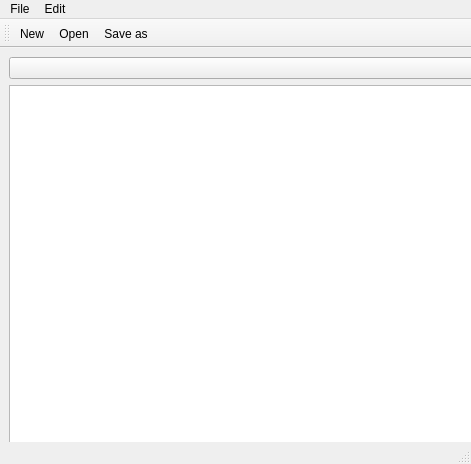
<?xml version="1.0" encoding="UTF-8"?>
<ui version="4.0">
 <class>MainWindow</class>
 <widget class="QMainWindow" name="MainWindow">
  <property name="geometry">
   <rect>
    <x>0</x>
    <y>0</y>
    <width>471</width>
    <height>464</height>
   </rect>
  </property>
  <property name="windowTitle">
   <string>MainWindow</string>
  </property>
  <widget class="QWidget" name="centralwidget">
   <widget class="QWidget" name="verticalLayoutWidget">
    <property name="geometry">
     <rect>
      <x>9</x>
      <y>9</y>
      <width>781</width>
      <height>541</height>
     </rect>
    </property>
    <layout class="QVBoxLayout" name="verticalLayout">
     <item>
      <widget class="QComboBox" name="comboBox"/>
     </item>
     <item>
      <widget class="QTextEdit" name="textEdit"/>
     </item>
    </layout>
   </widget>
  </widget>
  <widget class="QMenuBar" name="menubar">
   <property name="enabled">
    <bool>true</bool>
   </property>
   <property name="geometry">
    <rect>
     <x>0</x>
     <y>0</y>
     <width>471</width>
     <height>25</height>
    </rect>
   </property>
   <widget class="QMenu" name="menuFile">
    <property name="title">
     <string>File</string>
    </property>
    <addaction name="actionNew"/>
    <addaction name="actionOpen"/>
    <addaction name="actionSave_as"/>
   </widget>
   <widget class="QMenu" name="menuEdit">
    <property name="title">
     <string>Edit</string>
    </property>
   </widget>
   <addaction name="menuFile"/>
   <addaction name="menuEdit"/>
  </widget>
  <widget class="QStatusBar" name="statusbar"/>
  <widget class="QToolBar" name="toolBar">
   <property name="windowTitle">
    <string>toolBar</string>
   </property>
   <attribute name="toolBarArea">
    <enum>TopToolBarArea</enum>
   </attribute>
   <attribute name="toolBarBreak">
    <bool>false</bool>
   </attribute>
   <addaction name="actionNew"/>
   <addaction name="actionOpen"/>
   <addaction name="actionSave_as"/>
  </widget>
  <action name="actionNew">
   <property name="text">
    <string>New</string>
   </property>
  </action>
  <action name="actionOpen">
   <property name="text">
    <string>Open</string>
   </property>
  </action>
  <action name="actionSave_as">
   <property name="text">
    <string>Save as</string>
   </property>
  </action>
  <action name="actionPrint">
   <property name="text">
    <string>Print</string>
   </property>
  </action>
  <action name="actionExit">
   <property name="text">
    <string>Exit</string>
   </property>
  </action>
  <action name="actionCopy">
   <property name="text">
    <string>Copy</string>
   </property>
  </action>
  <action name="actionPaste">
   <property name="text">
    <string>Paste</string>
   </property>
  </action>
  <action name="actionCut">
   <property name="text">
    <string>Cut</string>
   </property>
  </action>
  <action name="actionUndo">
   <property name="text">
    <string>Undo</string>
   </property>
  </action>
  <action name="actionRedo">
   <property name="text">
    <string>Redo</string>
   </property>
  </action>
 </widget>
 <resources/>
 <connections/>
</ui>
